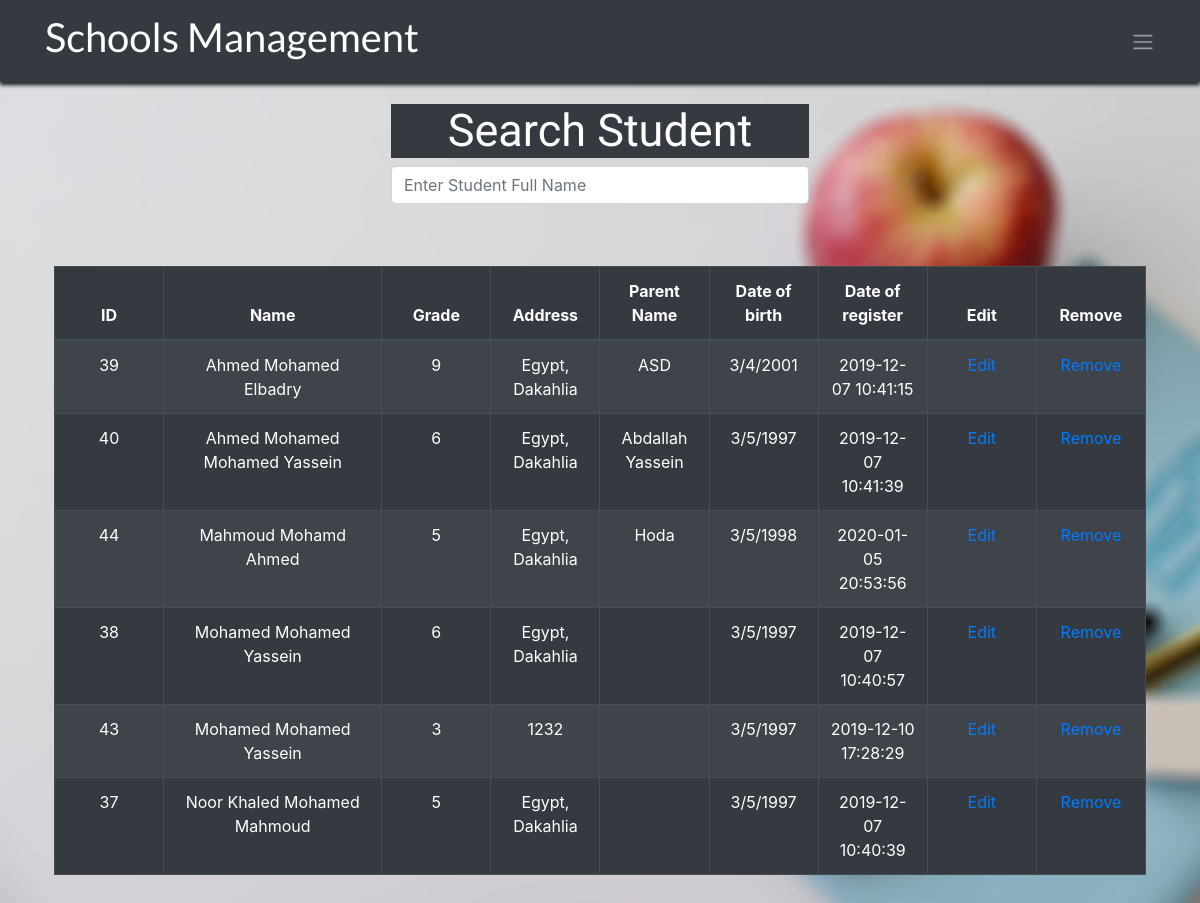
The app's page /institutions/show_data/search-students.php (signed in) with its own data.
### tables this page shows
CREATE TABLE `students` (
  `id` int(11) NOT NULL,
  `school_id` int(11) DEFAULT NULL,
  `username` text DEFAULT NULL,
  `password` text DEFAULT NULL,
  `name` text DEFAULT NULL,
  `grade` text DEFAULT NULL,
  `date_of_birth` text DEFAULT NULL,
  `address` text DEFAULT NULL,
  `date_of_register` timestamp NOT NULL DEFAULT current_timestamp()
);

CREATE TABLE `parents` (
  `id` int(11) NOT NULL,
  `username` text NOT NULL,
  `password` text NOT NULL,
  `name` text NOT NULL,
  `email` text NOT NULL,
  `address` text NOT NULL,
  `number` text NOT NULL,
  `date_of_register` timestamp NOT NULL DEFAULT current_timestamp(),
  `school_id` int(11) DEFAULT NULL,
  `student_id` int(11) DEFAULT NULL
);

### institutions/show_data/search-students.php (the view, shortened to what this page needs)
<!DOCTYPE html>
<html>
<head>
  <link rel="stylesheet" href="https://stackpath.bootstrapcdn.com/bootstrap/4.3.1/css/bootstrap.min.css">
</head>
<body>
    <nav class="navbar navbar-expand-sm bg-dark navbar-dark">
        <div class="container">
            <a class="navbar-brand" href="../welcome.php">
                <h1 class="text-center navtitle">Schools Management</h1>
            </a>
            <ul class="nav navbar-nav ml-auto">
                <li class="nav-item dropdown ">
                    <a class="navbar-toggler-icon" href="#" id="navbardrop" data-toggle="dropdown"></a>
                </li>
            </ul>
    </nav>
    <div class="container">
    <div class="col-13 col-sm-6 col-md-5 mx-auto" style="padding: 2%;">
        <div class="form-group">
          <h2 class="text-center" style=" font-size: 45px; font-family:'Coustard', serif; color: #FFFFFF; background-color:#353a40;">Search Student</h2>
          <input type="text" name="search" id="search" autocomplete="off" class="form-control" placeholder="Enter Student Full Name">
        </div>
      </div>
    </div>
    <div class="container" style="padding: 2%;">
        <table class="table table-bordered table-striped table-dark" style="width: 100%;">
            <thead>
                <tr>
                    <th style="text-align: center; width: 10%;">ID</th>
                    <th style="text-align: center;width: 20%;">Name</th>
                    <th style="text-align: center;width: 10%;">Grade</th>
                    <th style="text-align: center;width: 10%;">Address</th>
                    <th style="text-align: center;width: 10%;">Parent Name</th>
                    <th style="text-align: center;width: 10%;">Date of birth</th>
                    <th style="text-align: center;width: 10%;">Date of register</th>
                    <th style="text-align: center;width: 10%;">Edit</th>
                    <th style="text-align: center;width: 10%;">Remove</th>
                </tr>
            </thead>
            <tbody>
                <tr>
                    <?php
                    include("../config.php");
                    $query = "SELECT * FROM students ORDER BY name";
                    $result = mysqli_query($link, $query);
                    if (mysqli_num_rows($result) > 0) {
                        while ($user = mysqli_fetch_array($result)) {
                            if ($user['school_id'] == (int)$_SESSION['id']) {
                            echo "<td align='center'>" . $user['id'] . "</td>";
                            echo "<td align='center'>" . $user['name'] . "</td>";
                            echo "<td align='center'>" . $user['grade'] . "</td>";
                            echo "<td align='center'>" . $user['address'] . "</td>";
                            $query2 = "SELECT name FROM parents WHERE parents.student_id={$user['id'] }";
                            $result2 = mysqli_query($link, $query2);
                            $user2 = mysqli_fetch_array($result2);
                            echo "<td align='center'>" . $user2['name'] . "</td>";
                            echo "<td align='center'>" . $user['date_of_birth'] . "</td>";
                            echo "<td align='center'>" . $user['date_of_register'] . "</td>";
                            echo ("<td align='center'><a href=\"../edit_data/edit-student.php?student_id=".$user['id']."\">Edit</a></td>");
                            echo ("<td align='center'><a href=\"../remove_data/remove-student.php?student_id=".$user['id']."\">Remove</a></td>");
                            echo "</tr>";
                        }
                    }
                }
                    ?>
        </table>
    </div>
</body>
</html>

### institutions/show_data/search-students.php (style rules this page uses)
body { background-image: url("../images/back22.jpg"); background-size: cover; }
.navtitle { font-family: 'Lato', sans-serif; }
.navbar { box-shadow: 0 3px 4px rgba(0, 0, 0, 0.16), 0 3px 4px; }

### records on screen
students: id "39", name "Ahmed Mohamed Elbadry", grade "9", address "Egypt, Dakahlia", parents.name "ASD", date_of_birth "3/4/2001", date_of_register "2019-12-07 10:41:15"
students: id "40", name "Ahmed Mohamed Mohamed Yassein", grade "6", address "Egypt, Dakahlia", parents.name "Abdallah Yassein", date_of_birth "3/5/1997", date_of_register "2019-12-07 10:41:39"
students: id "44", name "Mahmoud Mohamd Ahmed", grade "5", address "Egypt, Dakahlia", parents.name "Hoda", date_of_birth "3/5/1998", date_of_register "2020-01-05 20:53:56"
students: id "38", name "Mohamed Mohamed Yassein", grade "6", address "Egypt, Dakahlia", date_of_birth "3/5/1997", date_of_register "2019-12-07 10:40:57"
students: id "43", name "Mohamed Mohamed Yassein", grade "3", address "1232", date_of_birth "3/5/1997", date_of_register "2019-12-10 17:28:29"
students: id "37", name "Noor Khaled Mohamed Mahmoud", grade "5", address "Egypt, Dakahlia", date_of_birth "3/5/1997", date_of_register "2019-12-07 10:40:39"
